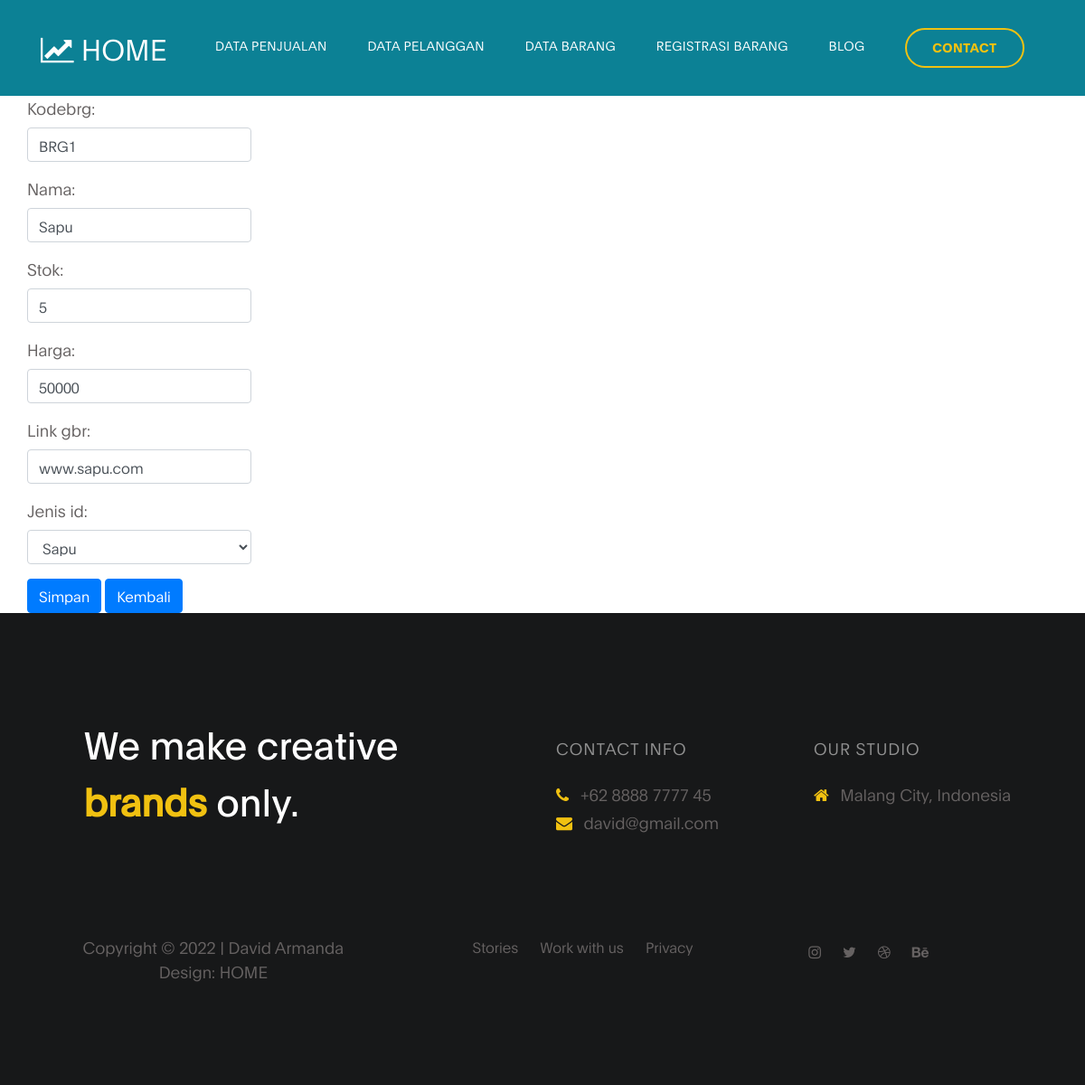
The app's page /ubah/27 with its own data.
### dashboard/models.py (models this page shows, shortened)
class Barang(models.Model):
    kodebrg = models.CharField(max_length=8, default='BRG')
    nama = models.CharField(max_length=50)
    stok = models.IntegerField()
    harga = models.BigIntegerField()
    link_gbr = models.CharField(max_length=150, blank=True)
    waktu_posting=models.DateTimeField(auto_now_add=True)
    jenis_id=models.ForeignKey(Jenis,on_delete=models.CASCADE, null=True)

class Jenis(models.Model):
    nama=models.CharField(max_length=50)
    ket=models.TextField()
    def __str__(self):
        return self.nama

### dashboard/views.py (the view)
# urls.py: path('ubah/<int:id_barang>',ubah_brg,name='ubah_brg'),
def ubah_brg(request, id_barang):
    barangs=Barang.objects.get(id=id_barang)
    if request.POST:
        form=FormBarang(request.POST,instance=barangs)
        if form.is_valid():
            form.save()
            messages.success(request,"Data Berhasil diubah")
            return redirect('ubah_brg',id_barang=id_barang)
    else:
        form=FormBarang(instance=barangs)
        konteks = {
            'form':form,
            'barangs': barangs
        }
    return render(request,'ubah_brg.html',konteks)

### dashboard/forms.py
class FormBarang(ModelForm):
    class Meta :
        model=Barang
        fields='__all__'
        widgets = {
            'kodebrg' : forms.TextInput({'class':'form-control'}),
            'nama' : forms.TextInput({'class':'form-control'}),
            'stok' : forms.NumberInput({'class':'form-control'}),
            'harga' : forms.NumberInput({'class':'form-control'}),
            'link_gbr' : forms.TextInput({'class':'form-control'}),
            'jenis_id' : forms.Select({'class':'form-control'}),
        }

### templates/ubah_brg.html (shortened to what this page needs)
{% extends 'base.html' %}
{% load static %}
{% block isinya %}
<div class="container">
    <div class="row">
        <div-class="col-md-2">
            <form action="{% url 'ubah_brg' barangs.id %}"method="post">
            {{form.as_p}}
            <button type="submit" class="btn btn-primary">Simpan</button>
            <a href="/databarang" class="btn btn-primary">Kembali</a>
        </form>
        </div>
    </div>
{% endblock %}

### static/css/templatemo-digital-trend.css (style rules this page uses)
:root { --primary-color: #057a8d; --secondary-color: #f1c111; --white-color: #ffffff; --dark-color: #171819; --project-bg: #f0f8ff; --menu-bg: #0c8195; --title-color: #15141a; --gray-color: #909090; --link-color: #404040; --p-color: #666262; --base-font-family: 'Plain-Light', sans-serif; --title-font-family: 'Plain-Regular', sans-serif; --font-bold-family: 'Plain-Bold', sans-serif; --font-weight-bold: bold; --h1-font-size: 42px; --h2-font-size: 32px; --h3-font-size: 24px; --p-font-size: 18px; --base-font-size: 16px; --menu-font-size: 14px; --border-radius-large: 100px; --border-radius-small: 5px; }
body { background: var(--white-color); font-family: var(--base-font-family); }
p { color: var(--p-color); font-size: var(--p-font-size); line-height: 1.5em; }
* { -webkit-box-sizing: border-box; -moz-box-sizing: border-box; box-sizing: border-box; }
*::before, *::after { -webkit-box-sizing: border-box; -moz-box-sizing: border-box; box-sizing: border-box; }
a { color: var(--link-color); font-weight: normal; text-decoration: none; }

### records on screen
Barang: kodebrg "BRG1", nama "Sapu", stok "5", harga "50000", link_gbr "www.sapu.com", jenis_id "Sapu"
